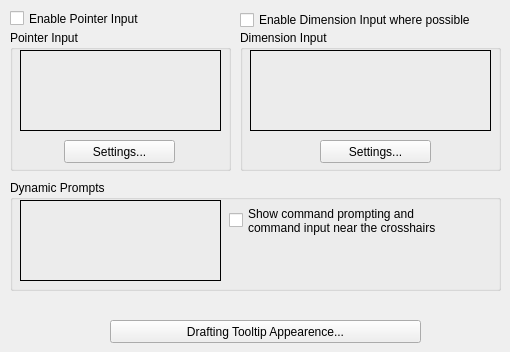
   <widget class="QWidget" name="tab_3">
    <attribute name="title">
     <string>Dynamic Input</string>
    </attribute>
    <widget class="QCheckBox" name="checkBox_DI_EnableInputPointer">
     <property name="geometry">
      <rect>
       <x>10</x>
       <y>10</y>
       <width>221</width>
       <height>17</height>
      </rect>
     </property>
     <property name="toolTip">
      <string>Turns on pointer input. When pointer input and dimensional input are both turned on, dimensional input supersedes pointer input when it is available. (DYNMODE system variable)</string>
     </property>
     <property name="text">
      <string>Enable Pointer Input</string>
     </property>
    </widget>
    <widget class="QCheckBox" name="checkBox_DI_EnableDimPointer">
     <property name="geometry">
      <rect>
       <x>240</x>
       <y>10</y>
       <width>261</width>
       <height>20</height>
      </rect>
     </property>
     <property name="toolTip">
      <string>Turns on dimensional input. Dimensional input is not available for some commands that prompt for a second point. (DYNMODE system variable)</string>
     </property>
     <property name="text">
      <string>Enable Dimension Input where possible</string>
     </property>
    </widget>
    <widget class="QGroupBox" name="groupBox_2">
     <property name="geometry">
      <rect>
       <x>10</x>
       <y>30</y>
       <width>221</width>
       <height>141</height>
      </rect>
     </property>
     <property name="title">
      <string>Pointer Input</string>
     </property>
     <widget class="QPushButton" name="pushButton_DI_PointerInputSettings">
      <property name="geometry">
       <rect>
        <x>54</x>
        <y>110</y>
        <width>111</width>
        <height>23</height>
       </rect>
      </property>
      <property name="toolTip">
       <string>Displays the Pointer Input Settings dialog box.</string>
      </property>
      <property name="text">
       <string>Settings...</string>
      </property>
     </widget>
     <widget class="QLabel" name="label">
      <property name="geometry">
       <rect>
        <x>10</x>
        <y>20</y>
        <width>201</width>
        <height>81</height>
       </rect>
      </property>
      <property name="frameShape">
       <enum>QFrame::Box</enum>
      </property>
      <property name="text">
       <string/>
      </property>
      <property name="pixmap">
       <pixmap resource="qad_dsettings.qrc">:/plugins/qad/icons/dsettings/pointer_input.png</pixmap>
      </property>
      <property name="scaledContents">
       <bool>true</bool>
      </property>
     </widget>
    </widget>
    <widget class="QGroupBox" name="groupBox_3">
     <property name="geometry">
      <rect>
       <x>240</x>
       <y>30</y>
       <width>261</width>
       <height>141</height>
      </rect>
     </property>
     <property name="title">
      <string>Dimension Input</string>
     </property>
     <widget class="QPushButton" name="pushButton_DI_DimensionInputSettings">
      <property name="geometry">
       <rect>
        <x>80</x>
        <y>110</y>
        <width>111</width>
        <height>23</height>
       </rect>
      </property>
      <property name="toolTip">
       <string>Displays the Dimension Input Settings dialog box.</string>
      </property>
      <property name="text">
       <string>Settings...</string>
      </property>
     </widget>
     <widget class="QLabel" name="label_15">
      <property name="geometry">
       <rect>
        <x>10</x>
        <y>20</y>
        <width>241</width>
        <height>81</height>
       </rect>
      </property>
      <property name="frameShape">
       <enum>QFrame::Box</enum>
      </property>
      <property name="text">
       <string/>
      </property>
      <property name="pixmap">
       <pixmap resource="qad_dsettings.qrc">:/plugins/qad/icons/dsettings/dimension_input.png</pixmap>
      </property>
      <property name="scaledContents">
       <bool>true</bool>
      </property>
     </widget>
    </widget>
    <widget class="QGroupBox" name="groupBox_4">
     <property name="geometry">
      <rect>
       <x>10</x>
       <y>180</y>
       <width>491</width>
       <height>111</height>
      </rect>
     </property>
     <property name="title">
      <string>Dynamic Prompts</string>
     </property>
     <widget class="QCheckBox" name="checkBox_DI_ShowPrompt">
      <property name="geometry">
       <rect>
        <x>219</x>
        <y>20</y>
        <width>261</width>
        <height>41</height>
       </rect>
      </property>
      <property name="sizePolicy">
       <sizepolicy hsizetype="Minimum" vsizetype="Minimum">
        <horstretch>0</horstretch>
        <verstretch>0</verstretch>
       </sizepolicy>
      </property>
      <property name="toolTip">
       <string>Displays prompts in Dynamic Input tooltips. (DYNPROMPT system variable)</string>
      </property>
      <property name="text">
       <string>Show command prompting and 
command input near the crosshairs</string>
      </property>
      <property name="tristate">
       <bool>false</bool>
      </property>
     </widget>
     <widget class="QLabel" name="label_16">
      <property name="geometry">
       <rect>
        <x>10</x>
        <y>20</y>
        <width>201</width>
        <height>81</height>
       </rect>
      </property>
      <property name="frameShape">
       <enum>QFrame::Box</enum>
      </property>
      <property name="text">
       <string/>
      </property>
      <property name="pixmap">
       <pixmap resource="qad_dsettings.qrc">:/plugins/qad/icons/dsettings/dynamic_prompts.png</pixmap>
      </property>
      <property name="scaledContents">
       <bool>true</bool>
      </property>
     </widget>
    </widget>
    <widget class="QPushButton" name="pushButton_DI_TootipAppearance">
     <property name="geometry">
      <rect>
       <x>110</x>
       <y>320</y>
       <width>311</width>
       <height>23</height>
      </rect>
     </property>
     <property name="toolTip">
      <string>Displays the Tooltip Appearance dialog box.</string>
     </property>
     <property name="text">
      <string>Drafting Tooltip Appearence...</string>
     </property>
    </widget>
   </widget>
